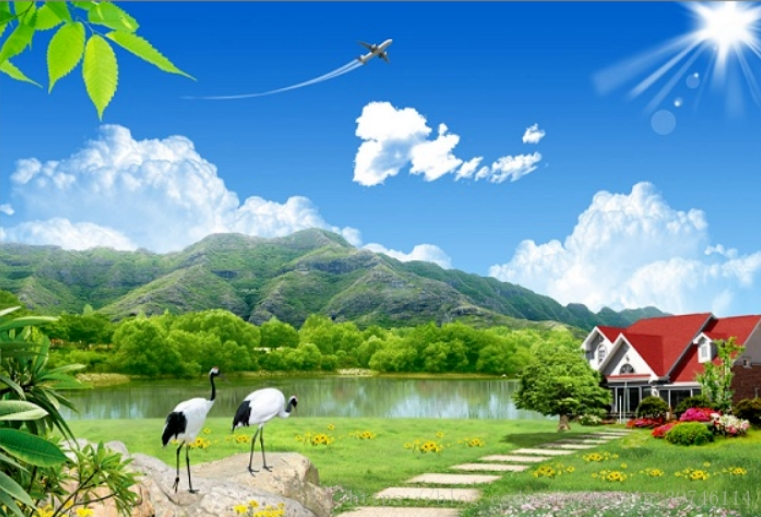
//> input picture opencv/opencv20230826/7几何变换/图像平移/img.jpg, 761 x 517 px
$ ./test   (built with g++ and OpenCV 4)
//> lines starting //> are read from the running program, lines starting //| are printed output that depends on the picture
//> further down, srcImage is the input picture: 517 rows x 761 cols, CV_8UC3; mean B, G, R 153.5, 154.2, 107.4
#include <opencv2/imgproc/imgproc.hpp>
#include <opencv2/highgui/highgui.hpp>
#include <opencv2/core/core.hpp>
#include <iostream>


//平移操作，图像大小不变
cv::Mat imageTranslation1(cv::Mat& srcImage, int x0ffset, int y0ffset)
{
//> called with x0ffset = 50, y0ffset = 80
	int nRows = srcImage.rows;
//> nRows = 517
	int nCols = srcImage.cols;
//> nCols = 761
	cv::Mat resultImage(srcImage.size(), srcImage.type());
	//遍历图像
	for (int i = 0; i < nRows; i++)
	{
		for (int j = 0; j < nCols; j++)
		{
			//映射变换
			int x = j - x0ffset;
			int y = i - y0ffset;
			//边界判断
			if (x >= 0 && y >= 0 && x < nCols && y < nRows)
			{
				//将行y列x的srcImage上的图像元素值复制到目标图像(i,j)位置上
				resultImage.at<cv::Vec3b>(i, j) = srcImage.ptr<cv::Vec3b>(y)[x];
			}
		}
	}
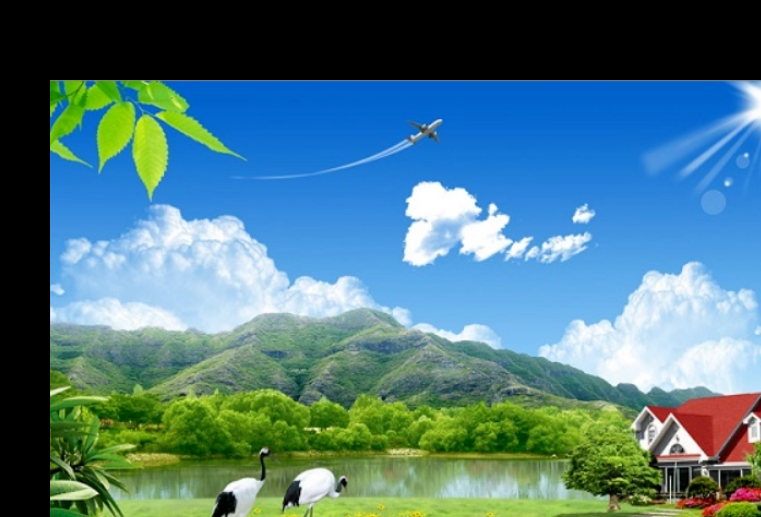
//> resultImage: 517 rows x 761 cols, CV_8UC3; mean B, G, R 128.3, 119.3, 77.6
	return resultImage;
}
//平移操作，图形大小改变
cv::Mat imageTranslation2(cv::Mat& srcImage, int x0ffset, int y0ffset)
{
//> called with x0ffset = 50, y0ffset = 80
	//设置平移尺寸
	//这里是区分,先对目标图像的行进行扩展,扩展到原来图像的行列范围,再加上偏移量绝对值
	int nRows = srcImage.rows + abs(y0ffset);
//> nRows = 597
	int nCols = srcImage.cols + abs(x0ffset);
//> nCols = 811
	cv::Mat resultImage(nRows, nCols, srcImage.type());
	//图像遍历
	for (int i = 0; i < nRows; i++)
	{
		for (int j = 0; j < nCols; j++)
		{
			int x = j - x0ffset;
			int y = i - y0ffset;
			//边界判断
			if (x >= 0 && y >= 0 && x < nCols && y < nRows)
			{
				resultImage.at<cv::Vec3b>(i, j) = srcImage.ptr<cv::Vec3b>(y)[x];
			}
		}
	}
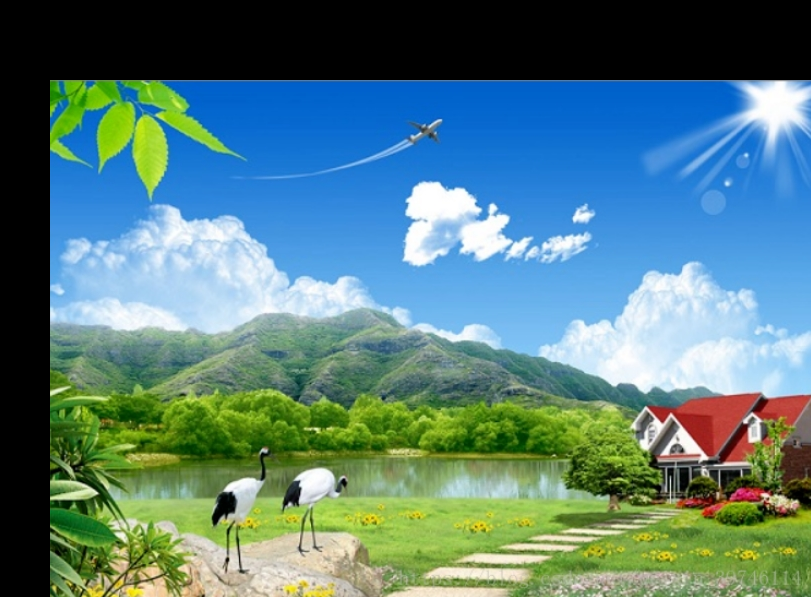
//> resultImage: 597 rows x 811 cols, CV_8UC3; mean B, G, R 124.7, 125.3, 87.2
	return resultImage;
}

int main()
{
	//读取图像
	cv::Mat srcImage = cv::imread("img.jpg");
	if (srcImage.empty())
	{
		return -1;
	}

	//显示原图像
	cv::imshow("原图像", srcImage);
	int x0ffset = 50;
	int y0ffset = 80;
	//图像左平移,不改变大小(相对于原图像,目标图像左移了)
	cv::Mat resultImage1 = imageTranslation1(srcImage, x0ffset, y0ffset);
	cv::imshow("resultImage1", resultImage1);
	//图像左平移改变大小
	cv::Mat resultImage2 = imageTranslation2(srcImage, x0ffset, y0ffset);
	cv::imshow("resultImage2", resultImage2);
	//图像右平移,不改变大小
	x0ffset = -50;
	y0ffset = -80;
	cv::Mat resultImage3 = imageTranslation1(srcImage, x0ffset, y0ffset);
//> call 2 of imageTranslation1, with x0ffset = -50, y0ffset = -80
//> after the loop in imageTranslation1 (call 2), `for (int i = 0; i < nRows; i++)`:
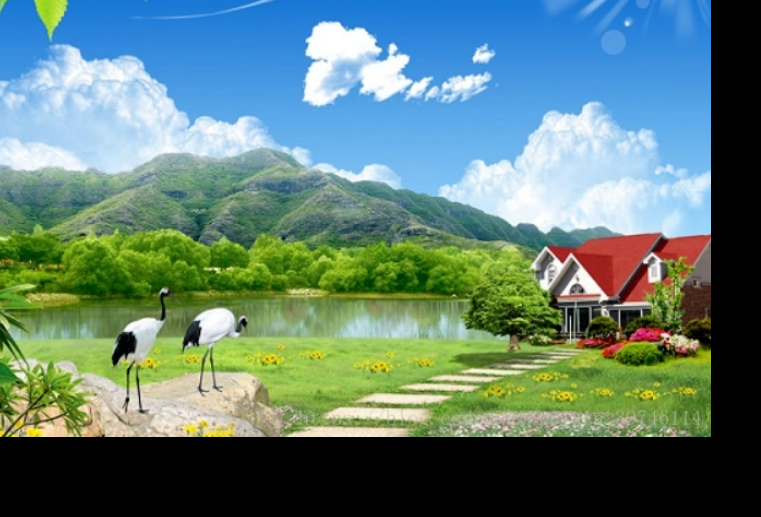
//> resultImage: 517 rows x 761 cols, CV_8UC3; mean B, G, R 118, 126.7, 96.1
	cv::imshow("resultImage3", resultImage3);
	cv::waitKey(0);
	return 0;
}
